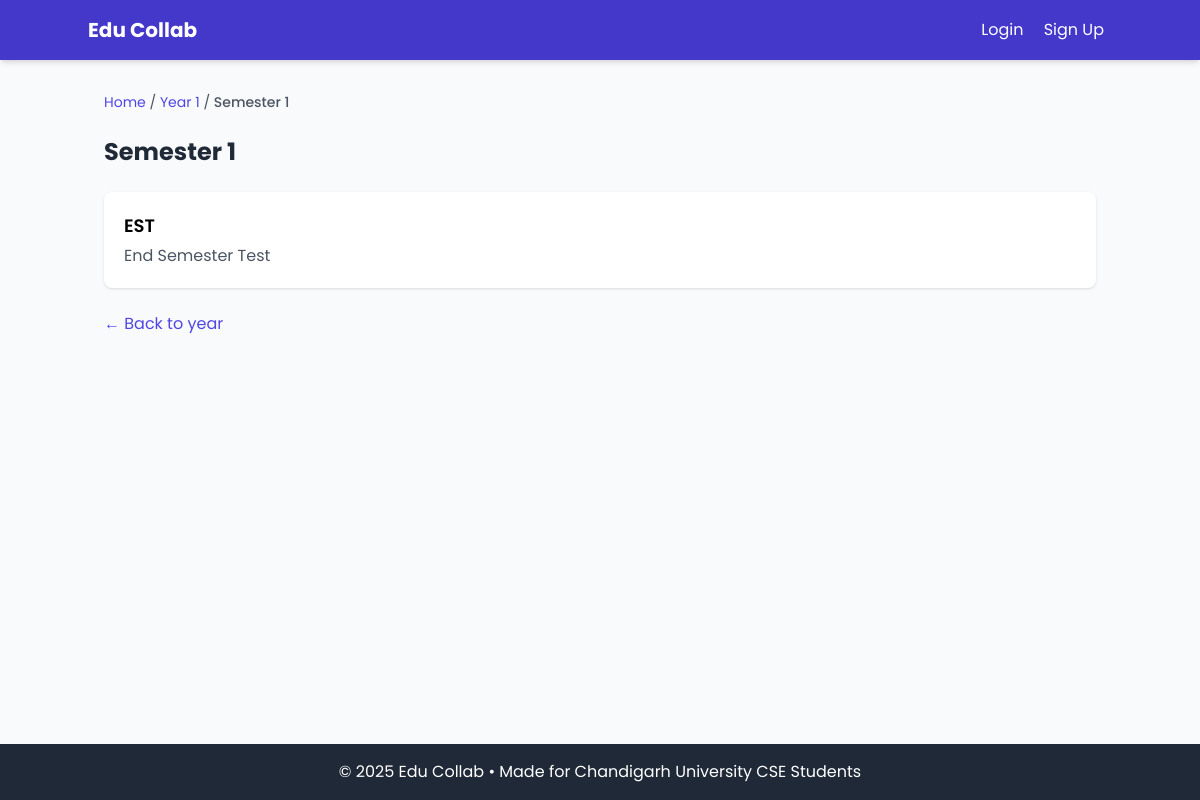
The app's page /year/1/semester/1/ with its own data.
### core/models.py (models this page shows, shortened)
class Semester(models.Model):
    SEMESTER_CHOICES = [
        (1, 'Semester 1'),
        (2, 'Semester 2'),
    ]
    year = models.ForeignKey(AcademicYear, on_delete=models.CASCADE, related_name='semesters')
    semester_number = models.IntegerField(choices=SEMESTER_CHOICES)
    class Meta:
        ordering = ['year__year_number', 'semester_number']
        unique_together = ('year', 'semester_number')

class AcademicYear(models.Model):
    year_number = models.IntegerField(unique=True, choices=[
        (1, 'Year 1'),
        (2, 'Year 2'),
        (3, 'Year 3'),
        (4, 'Year 4'),
    ])
    class Meta:
        ordering = ['year_number']
        verbose_name_plural = "Academic Years"

class ExamType(models.Model):
    name = models.CharField(max_length=10, unique=True, choices=[
        ('MST1', 'Mid Semester Test 1'),
        ('MST2', 'Mid Semester Test 2'),
        ('EST', 'End Semester Test'),
    ])

### core/views.py (the view)
# urls.py: path('year/<int:year_num>/semester/<int:sem_num>/', views.semester_detail, name='semester_detail'),
def semester_detail(request, year_num, sem_num):
    year = get_object_or_404(AcademicYear, year_number=year_num)
    semester = get_object_or_404(Semester, year=year, semester_number=sem_num)
    exam_types = ExamType.objects.all()
    return render(request, 'core/semester_detail.html', {
        'semester': semester,
        'exam_types': exam_types
    })

### core/templates/core/semester_detail.html
{% extends 'core/base.html' %}
{% block content %}
<nav class="text-sm text-gray-600 mb-6">
    <a href="{% url 'home' %}" class="text-indigo-600 hover:underline">Home</a>
    <span> / </span>
    <a href="{% url 'year_detail' semester.year.year_number %}" class="text-indigo-600 hover:underline">Year {{ semester.year.year_number }}</a>
    <span> / </span>
    <span class="font-medium">Semester {{ semester.semester_number }}</span>
</nav>
<h2 class="text-2xl font-bold text-gray-800 mb-6">Semester {{ semester.semester_number }}</h2>
<div class="space-y-4">
    {% for exam in exam_types %}
        <a href="{% url 'resource_list' semester.year.year_number semester.semester_number exam.name.lower %}"
           class="block bg-white p-5 rounded-lg shadow hover:shadow-md">
            <div class="text-lg font-semibold">{{ exam.name }}</div>
            <p class="text-gray-600 mt-1">{{ exam.get_name_display }}</p>
        </a>
    {% endfor %}
</div>
<a href="{% url 'year_detail' semester.year.year_number %}" class="inline-block mt-6 text-indigo-600 hover:underline">← Back to year</a>
{% endblock %}

### core/templates/core/base.html (style rules this page uses)
body { font-family: 'Poppins', sans-serif; }

### records on screen
Semester: year.year_number "1", semester_number "1"
ExamType: name "EST", name "End Semester Test"
